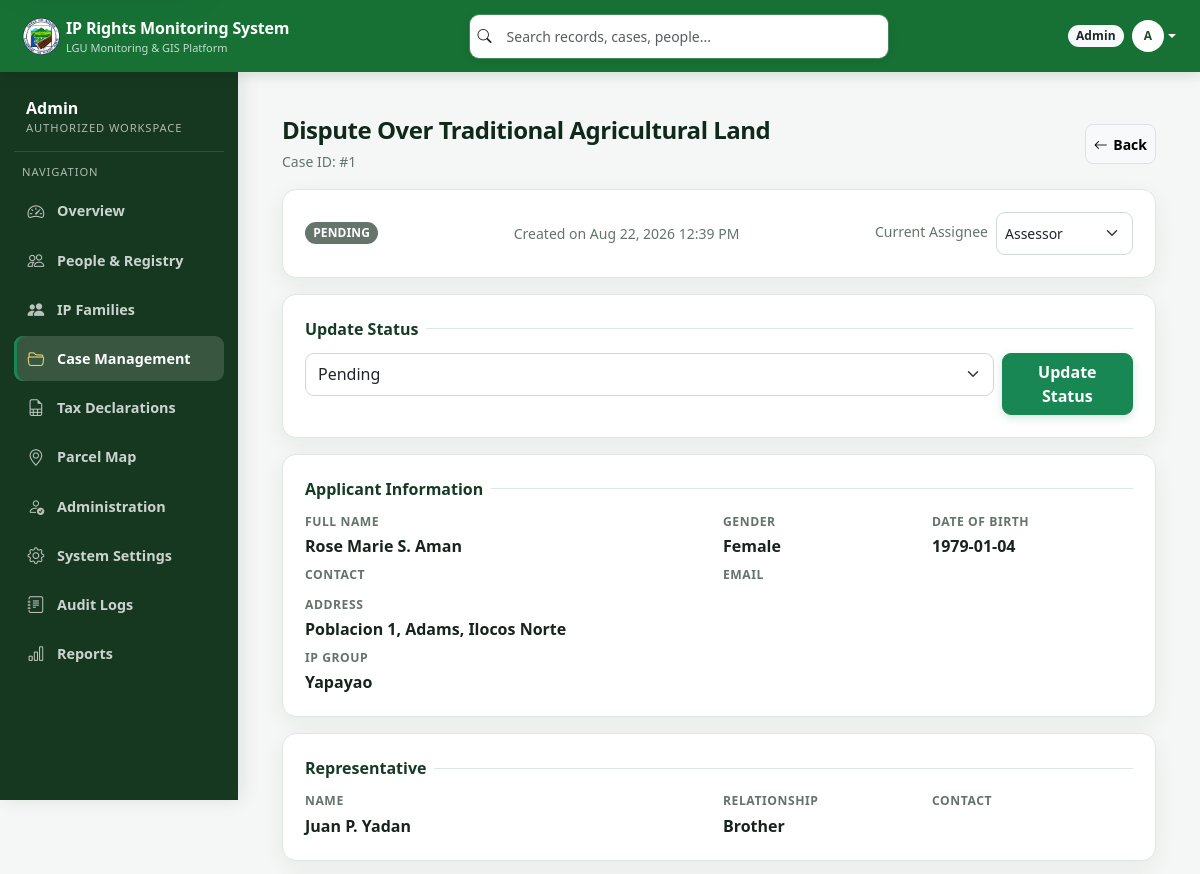
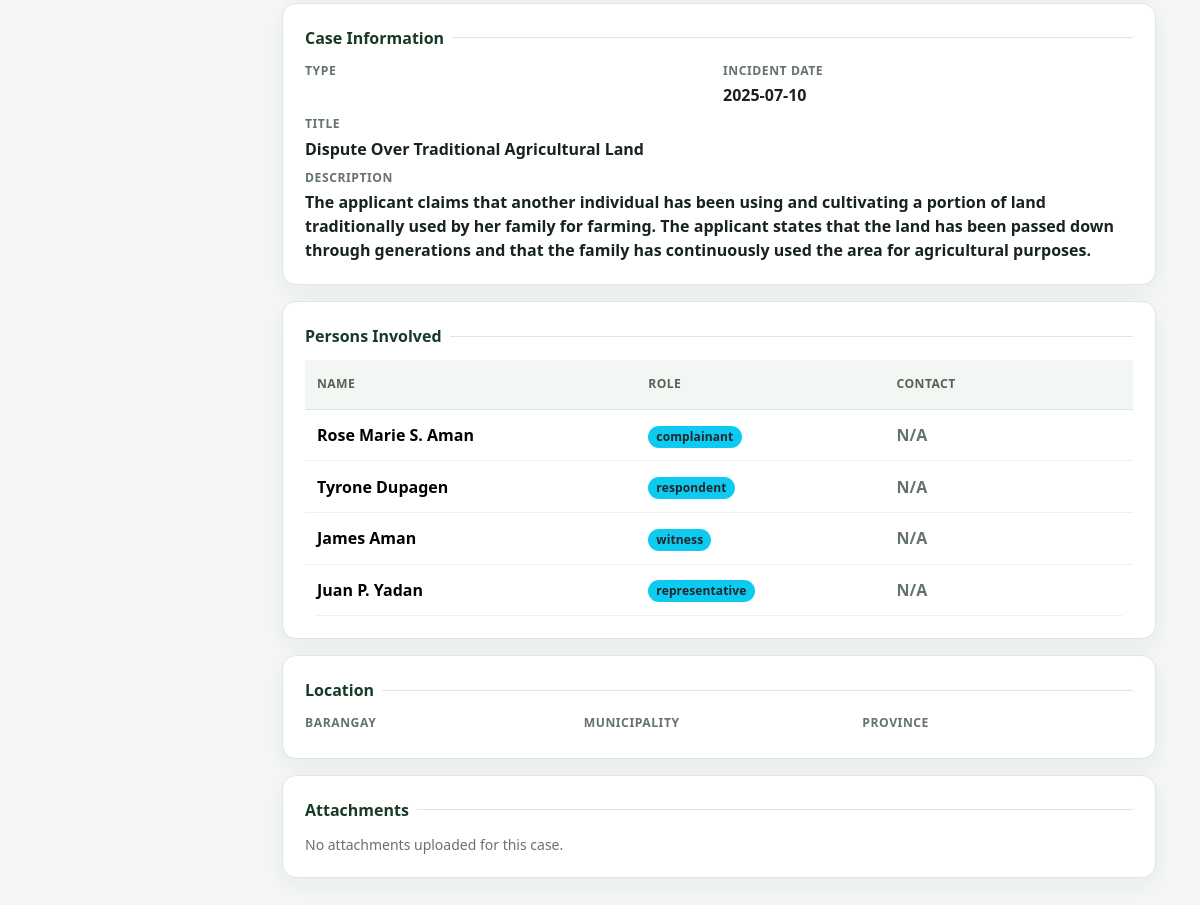
Screenshot of /auth/admin/cases/view.php?id=1 (signed in) with the database file from the repository (2 pictures, top to bottom).
### tables this page shows
CREATE TABLE `case_applications` (
  `id` int(11) NOT NULL,
  `applicant_fullname` varchar(150) NOT NULL,
  `applicant_gender` enum('Male','Female','Other') DEFAULT NULL,
  `applicant_dob` date DEFAULT NULL,
  `applicant_contact` varchar(20) DEFAULT NULL,
  `applicant_email` varchar(150) DEFAULT NULL,
  `applicant_address` text DEFAULT NULL,
  `applicant_ip_group` varchar(100) DEFAULT NULL,
  `applicant_affiliation_id` int(10) UNSIGNED DEFAULT NULL,
  `rep_name` varchar(150) DEFAULT NULL,
  `rep_relationship` varchar(100) DEFAULT NULL,
  `rep_contact` varchar(20) DEFAULT NULL,
  `case_title` varchar(255) DEFAULT NULL,
  `case_type` enum('land_dispute','ancestral_domain_conflict','cultural_rights_violation','discrimination','environmental_issue','other') DEFAULT 'other',
  `case_type_other` varchar(255) DEFAULT NULL,
  `case_type_id` int(10) UNSIGNED DEFAULT NULL,
  `incident_date` date DEFAULT NULL,
  `incident_barangay` varchar(150) DEFAULT NULL,
  `incident_municipality` varchar(150) DEFAULT NULL,
  `incident_province` varchar(150) DEFAULT NULL,
  `incident_location_text` varchar(255) DEFAULT NULL,
  `case_description` text DEFAULT NULL,
  `status` enum('pending','ongoing','under_review','resolved','closed') DEFAULT 'pending',
  `created_by` int(11) DEFAULT NULL,
  `assigned_to` varchar(20) DEFAULT NULL,
  `created_at` timestamp NOT NULL DEFAULT current_timestamp(),
  `updated_at` timestamp NOT NULL DEFAULT current_timestamp() ON UPDATE current_timestamp()
);

CREATE TABLE `case_persons_involved` (
  `id` int(11) NOT NULL,
  `case_id` int(11) NOT NULL,
  `person_name` varchar(150) NOT NULL,
  `role` enum('complainant','respondent','witness','representative') NOT NULL,
  `relationship_to_applicant` varchar(100) DEFAULT NULL,
  `contact` varchar(20) DEFAULT NULL,
  `family_member_id` bigint(20) UNSIGNED DEFAULT NULL,
  `ip_record_id` int(11) DEFAULT NULL,
  `affiliation_id` int(10) UNSIGNED DEFAULT NULL,
  `created_at` timestamp NOT NULL DEFAULT current_timestamp()
);

### includes/security.php (called while the page is built, shortened)
<?php
function require_case_access(mysqli $conn, int $caseId): array
{
    $stmt = $conn->prepare('SELECT * FROM case_applications WHERE id = ? LIMIT 1');
    $stmt->bind_param('i', $caseId);
    $stmt->execute();
    $case = $stmt->get_result()->fetch_assoc();
    $role = $_SESSION['role'] ?? '';
    return $case;
}

### includes/case_workflow.php (called while the page is built, shortened)
<?php
function case_status_transition_allowed(string $role, string $caseType, string $from, string $to): bool
{
    if ($from === $to) return true;
    if ($role === 'admin') return in_array($to, ['pending', 'ongoing', 'under_review', 'resolved', 'closed'], true);
    return false;
}
function case_available_statuses(string $role, string $caseType, string $current): array
{
    $all = ['pending', 'ongoing', 'under_review', 'resolved', 'closed'];
    return array_values(array_filter($all, static fn(string $status): bool => case_status_transition_allowed($role, $caseType, $current, $status)));
}

### auth/admin/cases/view.php (the view, shortened to what this page needs)
<?php
require '../../../includes/header.php';
require '../../../includes/role_guard.php';
require '../../../includes/db.php';
require_once '../../../includes/case_workflow.php';
$id = (int) ($_GET['id'] ?? 0);
$case = require_case_access($conn, $id);
$allowedStatusOptions = case_available_statuses((string) $_SESSION['role'], (string) $case['case_type'], (string) $case['status']);
?>
<div class="main-no-right">
    <div class="d-flex justify-content-between align-items-center mb-3">
        <div>
            <h4 class="mb-1"><?= htmlspecialchars($case['case_title']) ?></h4>
            <small class="text-muted">
                Case ID: #<?= $case['id'] ?>
            </small>
        </div>
        <a href="../cases.php" class="btn btn-light border btn-sm">
            <i class="bi bi-arrow-left"></i> Back
        </a>
    </div>
    <div class="card-box d-flex justify-content-between align-items-center align-items-center">
        <?php
        $status = $case['status'];
        $badge = "bg-secondary";
        if ($status == "pending") $badge = "bg-secondary";
        ?>
        <span class="badge <?= $badge ?>">
            <?= strtoupper(str_replace('_', ' ', $status)) ?>
        </span>
        <div class="small text-muted">
            Created on <?= date('M d, Y h:i A', strtotime($case['created_at'])) ?>
        </div>
        <div class="d-flex align-items-center gap-2">
            <div class="small text-muted mb-1">
                Current Assignee
            </div>
            <form method="POST"
                action="../../../processes/case_assign_update.php">
                <select
                    name="assigned_to"
                    class="form-select form-select-sm"
                    onchange="this.form.submit()">
                    <option value="assessor"
                        <?= $case['assigned_to'] == 'assessor' ? 'selected' : '' ?>>
                        Assessor
                    </option>
                </select>
            </form>
        </div>
    </div>
    <?php if (in_array($_SESSION['role'], ['admin', 'assessor', 'staff'], true)): ?>
        <div class="card-box">
            <div class="section-title">Update Status</div>
            <form method="POST" action="../../../processes/case_status_update.php">
                <div class="row g-2">
                    <div class="col-md-10">
                        <select name="status" class="form-select" required>
                            <?php foreach ($allowedStatusOptions as $option): ?><option value="<?= $option ?>" <?= $case['status'] === $option ? 'selected' : '' ?>><?= ucwords(str_replace('_', ' ', $option)) ?></option><?php endforeach; ?>
                        </select>
                    </div>
                    <div class="col-md-2">
                        <button class="btn btn-success w-100">
                            Update Status
                        </button>
                    </div>
                </div>
            </form>
        </div>
    <?php endif; ?>
    <div class="card-box">
        <div class="section-title">Applicant Information</div>
        <div class="row g-2">
            <div class="col-md-6">
                <div class="label">Full Name</div>
                <div class="value"><?= htmlspecialchars($case['applicant_fullname']) ?></div>
            </div>
            <div class="col-md-3">
                <div class="label">Gender</div>
                <div class="value"><?= htmlspecialchars($case['applicant_gender']) ?></div>
            </div>
            <div class="col-md-3">
                <div class="label">Date of Birth</div>
                <div class="value"><?= htmlspecialchars($case['applicant_dob']) ?></div>
            </div>
            <div class="col-md-6">
                <div class="label">Contact</div>
            </div>
            <div class="col-md-6">
                <div class="label">Email</div>
            </div>
            <div class="col-md-12">
                <div class="label">Address</div>
                <div class="value"><?= htmlspecialchars($case['applicant_address']) ?></div>
            </div>
            <div class="col-md-12">
                <div class="label">IP Group</div>
                <div class="value"><?= htmlspecialchars($case['applicant_ip_group']) ?></div>
            </div>
        </div>
    </div>
    <div class="card-box">
        <div class="section-title">Representative</div>
        <?php if (empty($case['rep_name'])): ?>
            <div class="text-muted small">
                No representative assigned for this case.
            </div>
        <?php else: ?>
            <div class="row g-2">
                <div class="col-md-6">
                    <div class="label">Name</div>
                    <div class="value"><?= htmlspecialchars($case['rep_name']) ?></div>
                </div>
                <div class="col-md-3">
                    <div class="label">Relationship</div>
                    <div class="value"><?= htmlspecialchars($case['rep_relationship']) ?></div>
                </div>
                <div class="col-md-3">
                    <div class="label">Contact</div>
                </div>
            </div>
        <?php endif; ?>
    </div>
    <div class="card-box">
        <div class="section-title">Case Information</div>
        <div class="row g-2">
            <div class="col-md-6">
                <div class="label">Type</div>
            </div>
            <div class="col-md-6">
                <div class="label">Incident Date</div>
                <div class="value"><?= htmlspecialchars($case['incident_date']) ?></div>
            </div>
            <div class="col-md-12">
                <div class="label">Title</div>
                <div class="value"><?= htmlspecialchars($case['case_title']) ?></div>
            </div>
            <div class="col-md-12">
                <div class="label">Description</div>
                <div class="value">
                    <?= nl2br(htmlspecialchars($case['case_description'])) ?>
                </div>
            </div>
        </div>
    </div>
    <?php
    $persons = [];
    $pq = mysqli_query(
        $conn,
        "SELECT p.*,a.name affiliation_name,ir.full_name registry_name,CONCAT_WS(' ',fm.first_name,fm.middle_name,fm.last_name,fm.suffix) member_name
     FROM case_persons_involved p LEFT JOIN ip_affiliations a ON a.id=p.affiliation_id LEFT JOIN ip_records ir ON ir.id=p.ip_record_id LEFT JOIN ip_family_members fm ON fm.id=p.family_member_id
     WHERE p.case_id = $id
     ORDER BY p.id ASC"
    );
    while ($row = mysqli_fetch_assoc($pq)) {
        $persons[] = $row;
    }
    ?>
    <div class="card-box">
        <div class="section-title">Persons Involved</div>
        <?php if (count($persons) > 0): ?>
            <div class="table-responsive">
                <table class="table table-sm align-middle mb-0">
                    <thead>
                        <tr>
                            <th width="40%" class="label text-secondary">Name</th>
                            <th width="30%" class="label text-secondary">Role</th>
                            <th width="30%" class="label text-secondary">Contact</th>
                        </tr>
                    </thead>
                    <tbody>
                        <?php foreach ($persons as $person): ?>
                            <tr>
                                <td class="value">
                                    <?= htmlspecialchars($person['person_name']) ?>
                                </td>
                                <td class="value">
                                    <span class="badge bg-info text-dark">
                                        <?= htmlspecialchars($person['role']) ?>
                                    </span>
                                </td>
                                <td class="value">
                                    <?= !empty($person['contact'])
                                        ? htmlspecialchars($person['contact'])
                                        : '<span class="text-muted">N/A</span>' ?>
                                </td>
                            </tr>
                        <?php endforeach; ?>
                    </tbody>
                </table>
            </div>
        <?php else: ?>
            <div class="text-muted small">
                No persons involved recorded for this case.
            </div>
        <?php endif; ?>
    </div>
    <div class="card-box">
        <div class="section-title">Location</div>
        <div class="row g-2">
            <div class="col-md-4">
                <div class="label">Barangay</div>
            </div>
            <div class="col-md-4">
                <div class="label">Municipality</div>
            </div>
            <div class="col-md-4">
                <div class="label">Province</div>
            </div>
        </div>
    </div>
    <?php
    $attachments = [];
    ?>
    <div class="card-box">
        <div class="section-title">Attachments</div>
        <?php if (count($attachments) > 0): ?>
            <div class="row g-2">
                <?php foreach ($attachments as $file): ?>
                    <?php
                    $filePath = "../../../processes/case_attachment.php?id=" . (int) $file['id'];
                    $fileName = (string) $file['file_name'];
                    $ext = strtolower(pathinfo($fileName, PATHINFO_EXTENSION));
                    $isImage = in_array($ext, ['jpg', 'jpeg', 'png', 'gif', 'webp']);
                    $isPdf = $ext === 'pdf';
                    ?>
                    <div class="col-md-6">
                        <div class="border rounded p-2 d-flex justify-content-between align-items-center">
                            <div>
                                <div class="fw-semibold small"><?= e($fileName) ?></div>
                                <div class="text-muted" style="font-size:12px;">
                                    <?= strtoupper($ext) ?>
                                </div>
                            </div>
                            <button class="btn btn-sm btn-outline-primary"
                                onclick='previewFile(<?= json_encode($filePath) ?>, <?= json_encode($fileName) ?>, <?= json_encode($ext) ?>)'>
                                <i class="bi bi-eye"></i>
                            </button>
                        </div>
                        <!-- <?php if ($isImage): ?>
                            <div class="mt-2">
                                <img src="<?= $filePath ?>"
                                    class="img-fluid rounded border"
                                    style="max-height:160px; object-fit:cover;">
                            </div>
                        <?php endif; ?> -->
                    </div>
                <?php endforeach; ?>
            </div>
        <?php else: ?>
            <div class="text-muted small">
                No attachments uploaded for this case.
            </div>
        <?php endif; ?>
    </div>
</div>
<?php require '../../../includes/footer.php'; ?>

### rows the page displays
case_applications: case_title "Dispute Over Traditional Agricultural Land", id "1", status "PENDING", created_at "Aug 22, 2026 12:39 PM", assigned_to "Assessor", status "Pending", applicant_fullname "Rose Marie S. Aman", applicant_gender "Female", applicant_dob "1979-01-04", applicant_address "Poblacion 1, Adams, Ilocos Norte", applicant_ip_group "Yapayao", rep_name "Juan P. Yadan", rep_relationship "Brother", incident_date "2025-07-10", case_description "The applicant claims that another individual has been using and cultivating a portion of land traditionally used by her family for farming. The applicant states that the land has been passed down through generations and that the family has continuously used the area for agricultural purposes."
case_persons_involved: person_name "Rose Marie S. Aman", role "complainant", shows "N/A"
case_persons_involved: person_name "Tyrone Dupagen", role "respondent", shows "N/A"
case_persons_involved: person_name "James Aman", role "witness", shows "N/A"
case_persons_involved: person_name "Juan P. Yadan", role "representative", shows "N/A"

### other values shown
$_SESSION['role'] "Admin"
substr($_SESSION['username'] ?? 'U', 0, 1) "A"
str_replace('_', ' ', $role) "Admin"
$label "Overview"
$label "People & Registry"
$label "IP Families"
$label "Case Management"
$label "Tax Declarations"
$label "Parcel Map"
$label "Administration"
$label "System Settings"
$label "Audit Logs"
$label "Reports"
